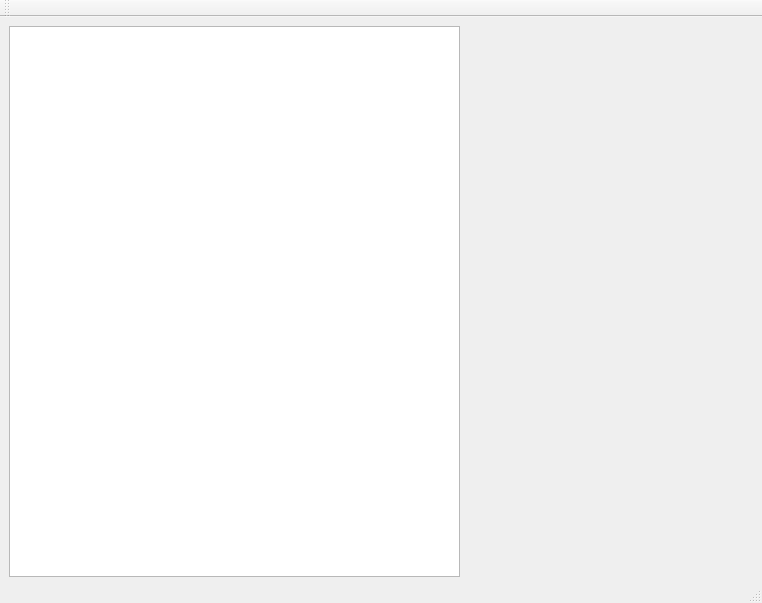
<?xml version="1.0" encoding="UTF-8"?>
<ui version="4.0">
 <class>MainWindow</class>
 <widget class="QMainWindow" name="MainWindow">
  <property name="geometry">
   <rect>
    <x>0</x>
    <y>0</y>
    <width>762</width>
    <height>603</height>
   </rect>
  </property>
  <property name="windowTitle">
   <string>MainWindow</string>
  </property>
  <widget class="QWidget" name="centralWidget">
   <widget class="QGraphicsView" name="graphicsView">
    <property name="geometry">
     <rect>
      <x>9</x>
      <y>9</y>
      <width>451</width>
      <height>551</height>
     </rect>
    </property>
   </widget>
   <widget class="QWidget" name="">
    <property name="geometry">
     <rect>
      <x>490</x>
      <y>40</y>
      <width>142</width>
      <height>19</height>
     </rect>
    </property>
    <layout class="QHBoxLayout" name="horizontalLayout">
     <item>
      <widget class="QLabel" name="label">
       <property name="text">
        <string>TextLabel</string>
       </property>
      </widget>
     </item>
     <item>
      <widget class="QLabel" name="pointlabel">
       <property name="text">
        <string>TextLabel</string>
       </property>
      </widget>
     </item>
    </layout>
   </widget>
  </widget>
  <widget class="QMenuBar" name="menuBar">
   <property name="geometry">
    <rect>
     <x>0</x>
     <y>0</y>
     <width>762</width>
     <height>22</height>
    </rect>
   </property>
  </widget>
  <widget class="QToolBar" name="mainToolBar">
   <attribute name="toolBarArea">
    <enum>TopToolBarArea</enum>
   </attribute>
   <attribute name="toolBarBreak">
    <bool>false</bool>
   </attribute>
  </widget>
  <widget class="QStatusBar" name="statusBar"/>
 </widget>
 <layoutdefault spacing="6" margin="11"/>
 <tabstops>
  <tabstop>graphicsView</tabstop>
 </tabstops>
 <resources/>
 <connections/>
</ui>
